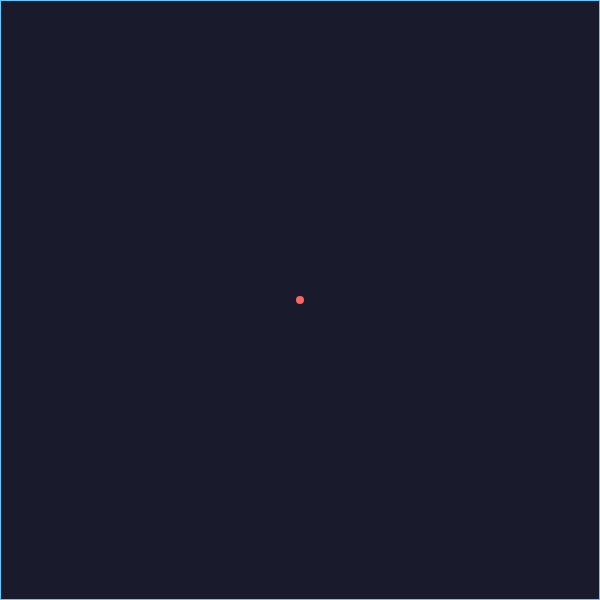
Frame 1 (no input)
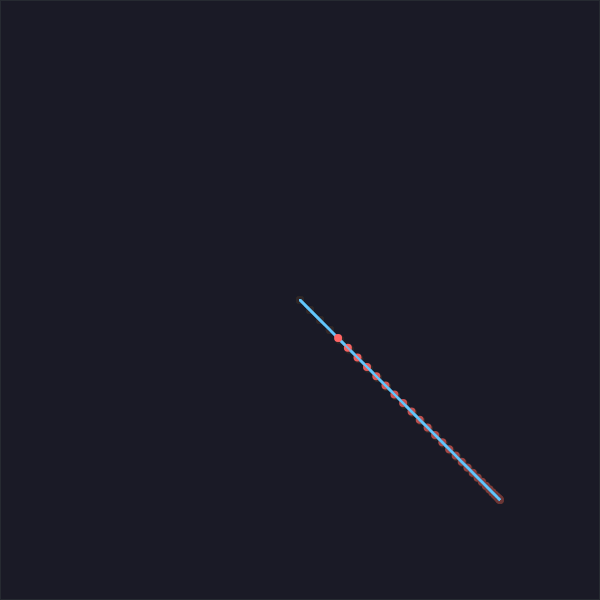
Frame 60 (no input)
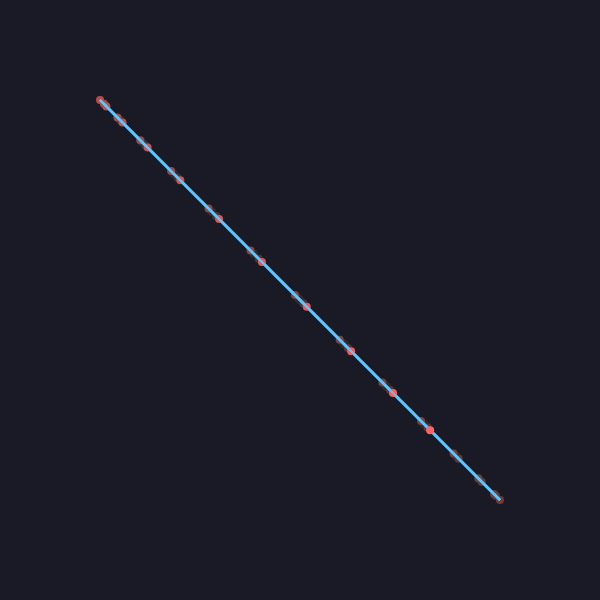
Frame 120 (the mouse pressed at the canvas centre since frame 60)

The p5.js sketch that drew these frames (run headless with seeded random() and noise() and a simulated clock; from frame 60 on, the mouse is pressed at the canvas centre):

// p5.js sketch
// ── sketch.js
// Lissajous Curve Drawing Machine
// Creates parametric curves based on mouse position

let angle = 0;
let path = [];
let a = 3; // Frequency for x
let b = 2; // Frequency for y

function setup() {
    createCanvas(600, 600);
    background(26, 26, 46);
    stroke(100, 200, 255);
    strokeWeight(2);
    noFill();
}

function draw() {
    // Fade background slightly
    fill(26, 26, 46, 10);
    rect(0, 0, width, height);
    
    // Update frequencies based on mouse position
    a = map(mouseX, 0, width, 1, 8);
    b = map(mouseY, 0, height, 1, 8);
    
    // Calculate point on Lissajous curve
    let x = width/2 + 200 * sin(a * angle);
    let y = height/2 + 200 * sin(b * angle);
    
    // Store path
    path.push({x: x, y: y});
    if (path.length > 500) {
        path.shift();
    }
    
    // Draw the curve
    stroke(100, 200, 255, 200);
    strokeWeight(2);
    beginShape();
    for (let p of path) {
        vertex(p.x, p.y);
    }
    endShape();
    
    // Draw current point
    fill(255, 100, 100);
    noStroke();
    ellipse(x, y, 8, 8);
    
    angle += 0.05;
}

// Click to clear
function mousePressed() {
    background(26, 26, 46);
    path = [];
    angle = 0;
}


// ── embed.html
<!DOCTYPE html>

<head>
    <title>Lissajous Curve Drawing Machine</title>
    <script src="../../lib/p5.min.js"></script>
    <script src="sketch.js"></script>

    <style>
        body {
            margin: 0;
            padding: 0;
            overflow: hidden;
            background: #1a1a2e;
        }

        canvas {
            margin: auto;
            display: block;
        }
    </style>

</head>

<body>

</body>

</html>
